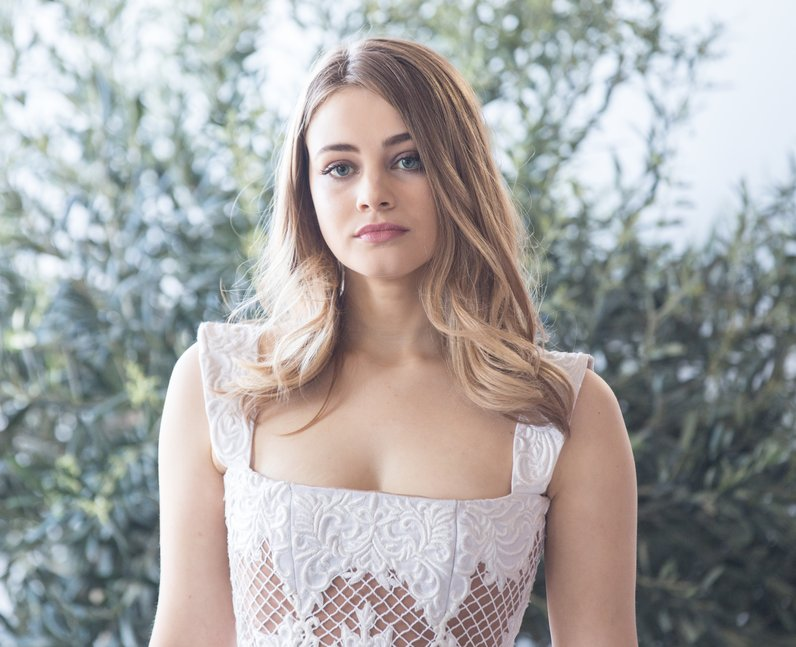
#> input picture Images/tess.jpg, 796 x 647 px, found by its file name
$ python split_merge.py
#> lines starting #> are read from the running program, lines starting #| are printed output that depends on the picture
import cv2 as cv
import numpy as np

img = cv.imread("Images/tess.jpg")
#> img is the input picture: shape (647, 796, 3); mean B, G, R 164.7, 165.7, 167

(B,G,R) = cv.split(img)
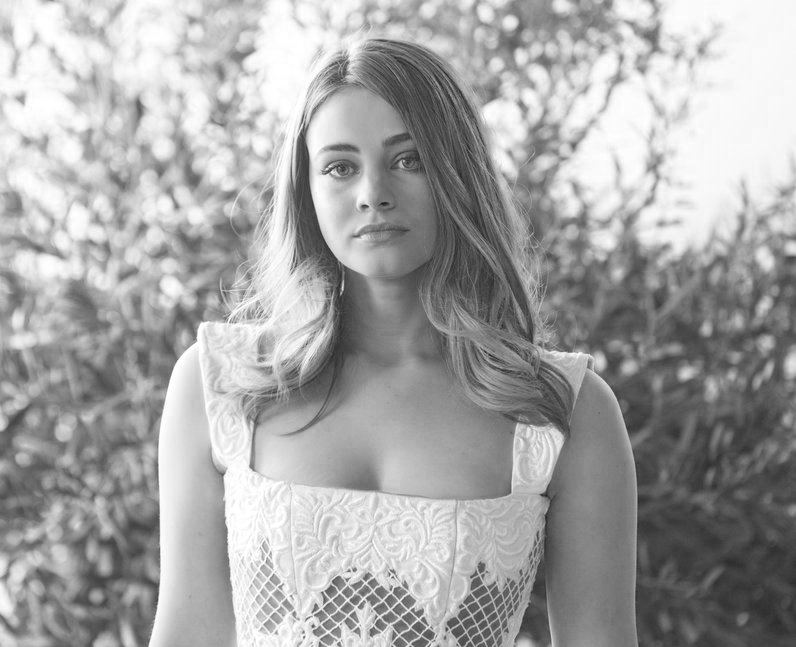
#> B: shape (647, 796); min 22, max 255, mean 164.7
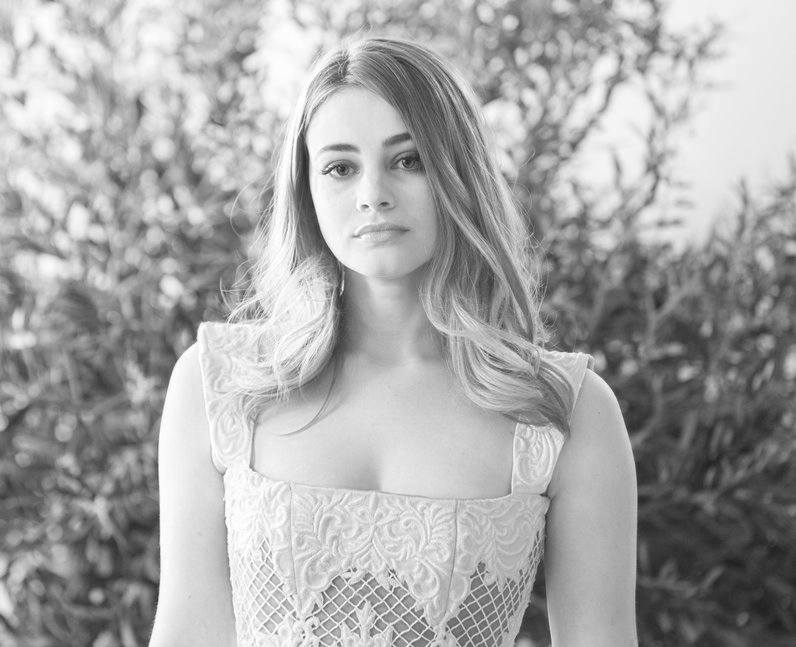
#> R: shape (647, 796); min 27, max 255, mean 167

splited = np.hstack([B,G,R])
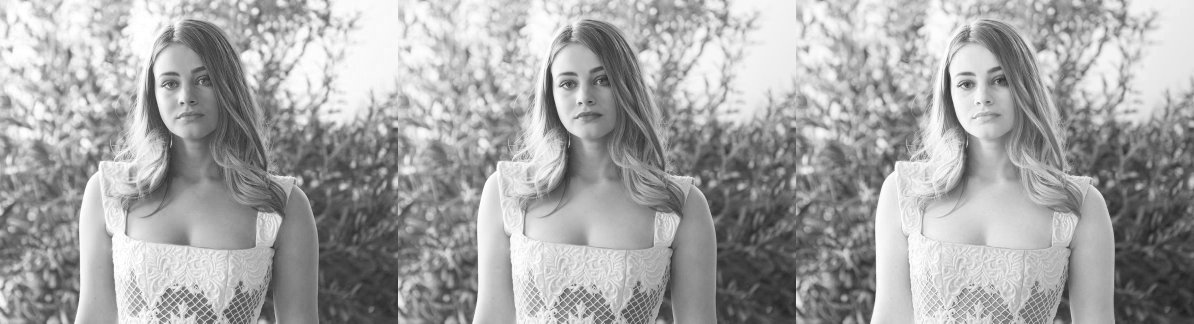
#> splited: shape (647, 2388) (shown at 1/2 size); min 22, max 255, mean 165.8

#splited = cv.flip(splited, 1)

cv.imshow("img", splited)


cv.waitKey()
cv.destroyAllWindows()

$ run again, with Images/Anastasia.jpg copied over Images/tess.jpg
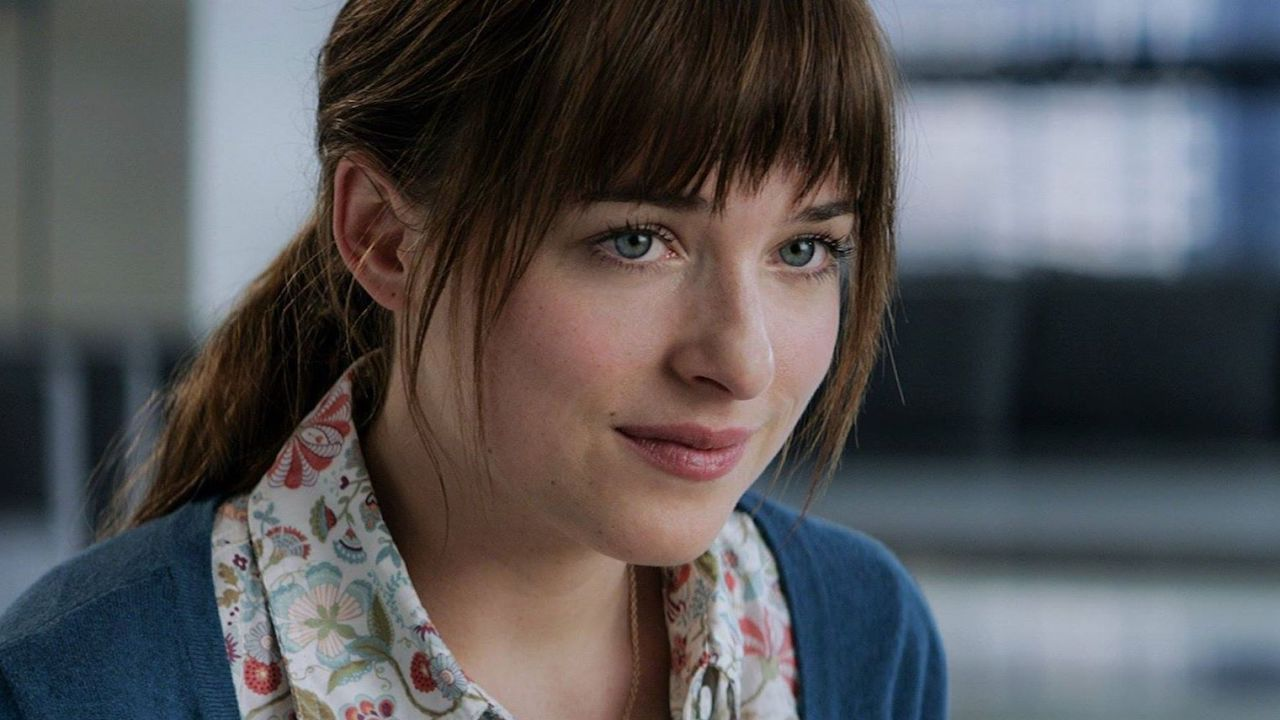
#> input picture Images/Anastasia.jpg, 1280 x 720 px, found by its file name
#> img is the input picture: shape (720, 1280, 3); mean B, G, R 86.9, 84.4, 85.5
#> `(B,G,R) = cv.split(img)`:
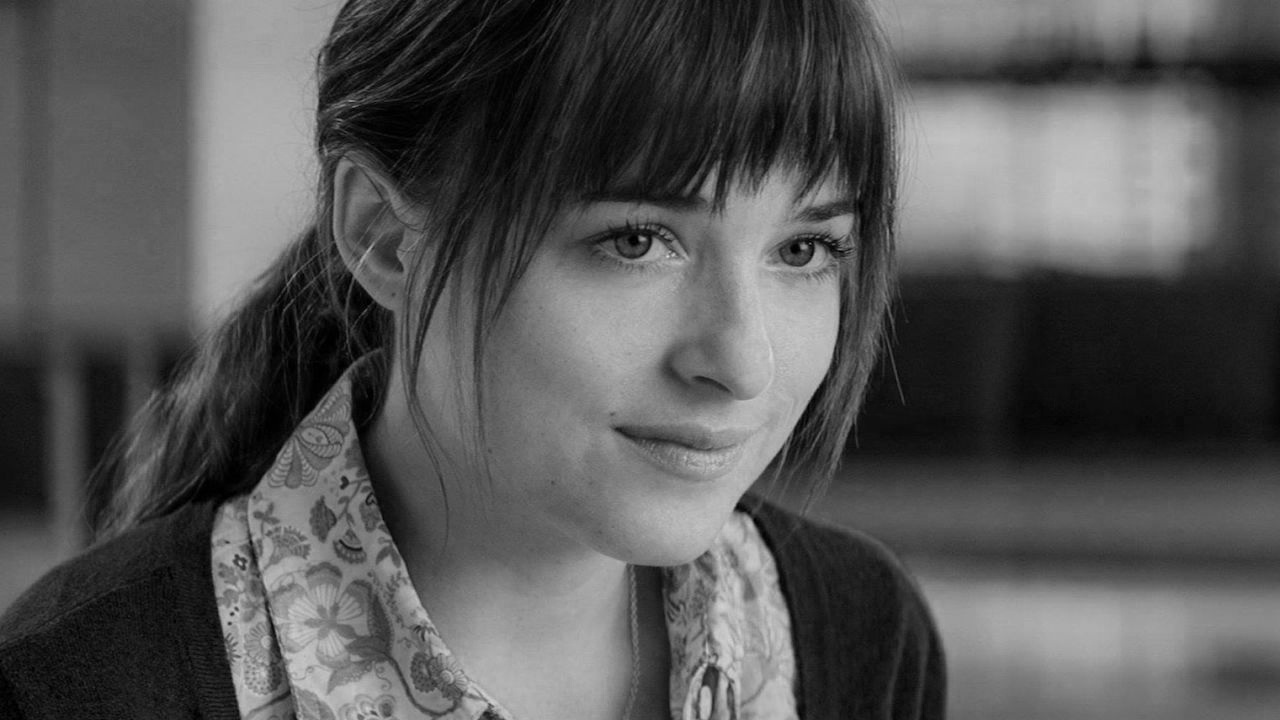
#> R: shape (720, 1280); min 0, max 219, mean 85.5
#> `splited = np.hstack([B,G,R])`:
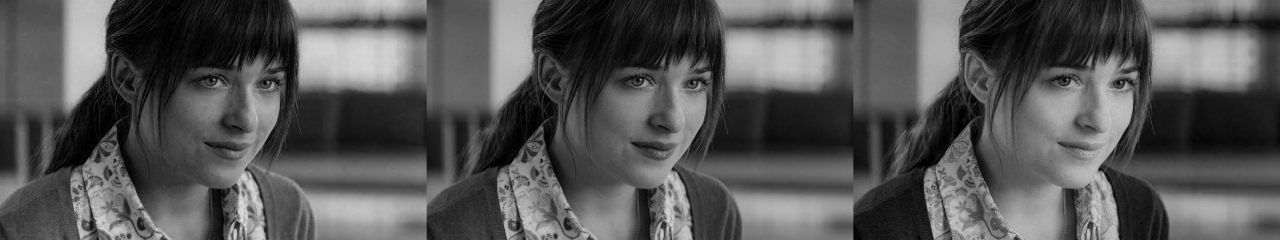
#> splited: shape (720, 3840) (shown at 1/3 size); min 0, max 228, mean 85.6

$ run again, with Images/cr7.jpg copied over Images/tess.jpg
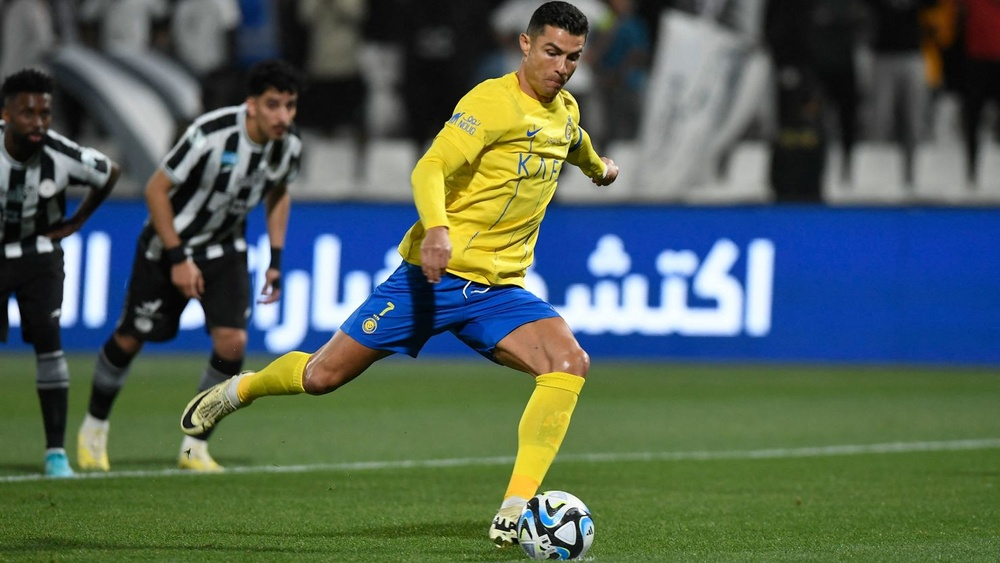
#> input picture Images/cr7.jpg, 1000 x 563 px, shrunk from 1480 x 833 before the run, found by its file name
#> img is the input picture: shape (563, 1000, 3); mean B, G, R 87.6, 98.6, 83
#> `(B,G,R) = cv.split(img)`:
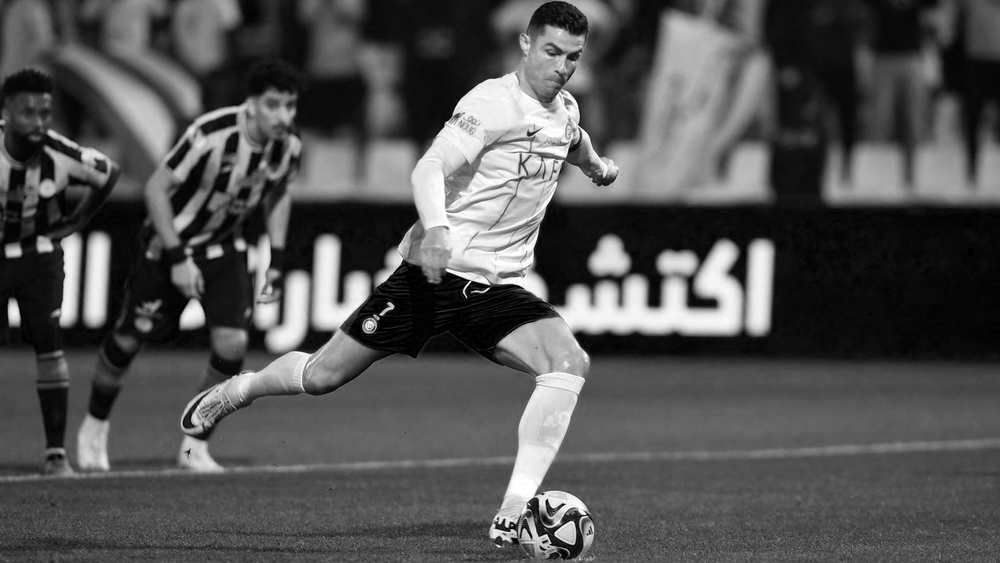
#> R: shape (563, 1000); min 0, max 255, mean 83
#> `splited = np.hstack([B,G,R])`:
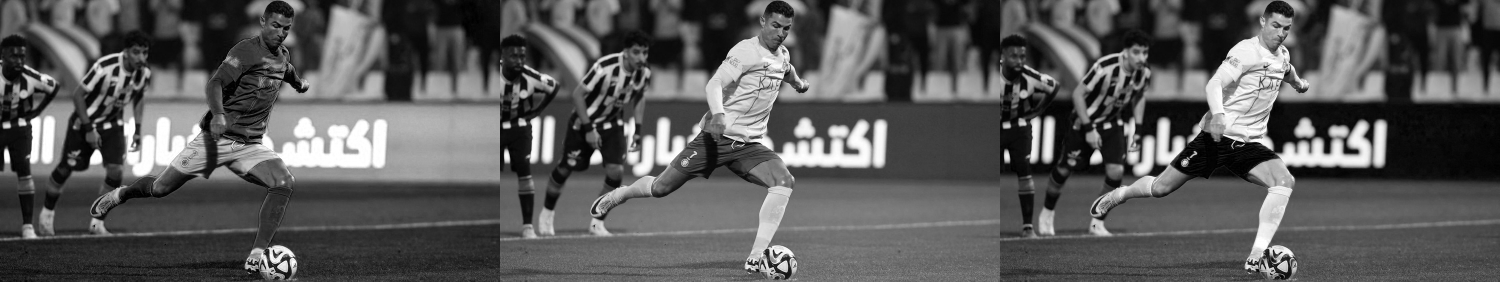
#> splited: shape (563, 3000) (shown at 1/2 size); min 0, max 255, mean 89.7
